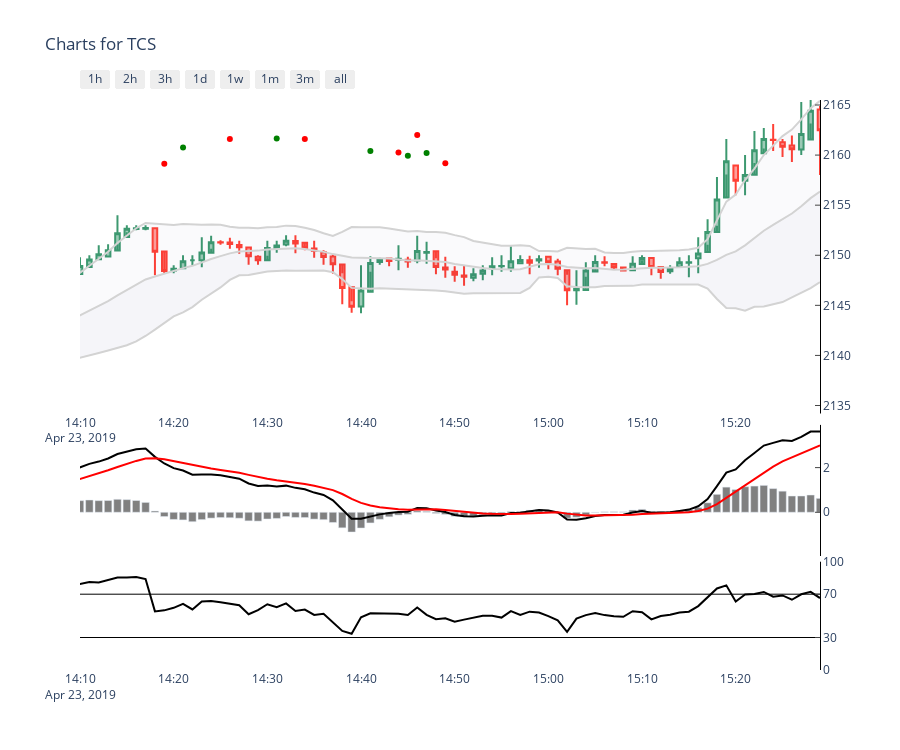

Notebook source saved alongside this figure:
### Code cell
from lib.charting_lib import *
cache_type = 'backtest_web'
chart_type ='haikin'

symbol='TCS'+'1'
my_cache = cache_state(cache_type)

#######  Hack for freq  ############
my_cache.setValue('TCS','freq','1T')
#####################################
dfohlc = my_cache.getOHLC(symbol)
#print(dfohlc.tail())
#trade_df = pd.read_json(redis_conn.get(symbol+cache_type+'Trade'), orient='columns')
#render_charts(dfohlc, trade_df, symbol, chart_type)

#web_cache.set(symbol+cache_type+'Trade', tmp_df1.to_json(orient='columns'))
#trade_df = pd.read_json(redis_conn.get(hash_key+cache_type+'Trade'), orient='columns')


freedom_chart(symbol, 'backtest_web')

### Figure 1 — Plotly figure (JSON) as saved in the notebook; plotly's stock layout.template omitted (floating-point values rounded to 4 significant figures; data arrays with more than 128 entries replaced by an {"elided": "..."} marker saying what was removed)
{"data": [{"close": {"elided": "375 float values"}, "high": {"elided": "375 float values"}, "low": {"elided": "375 float values"}, "name": "Candlestick", "open": {"elided": "375 float values"}, "showlegend": false, "type": "candlestick", "x": {"elided": "375 str values"}, "xaxis": "x", "yaxis": "y"}, {"fill": "none", "fillcolor": "rgba(0,40,100,0.02)", "line": {"color": "lightgrey"}, "mode": "lines", "name": "Top", "showlegend": false, "type": "scatter", "x": {"elided": "375 str values"}, "xaxis": "x", "y": {"elided": "375 float values"}, "yaxis": "y"}, {"fill": "tonexty", "fillcolor": "rgba(0,40,100,0.02)", "line": {"color": "lightgrey"}, "mode": "lines", "name": "Bottom", "showlegend": false, "type": "scatter", "x": {"elided": "375 str values"}, "xaxis": "x", "y": {"elided": "375 float values"}, "yaxis": "y"}, {"fill": "tonexty", "fillcolor": "rgba(0,40,100,0.02)", "line": {"color": "lightgrey"}, "mode": "lines", "name": "Middle", "showlegend": false, "type": "scatter", "x": {"elided": "375 str values"}, "xaxis": "x", "y": {"elided": "375 float values"}, "yaxis": "y"}, {"fill": "none", "fillcolor": "rgba(0,40,100,0.02)", "line": {"color": "black"}, "mode": "lines", "name": "MACD", "showlegend": false, "type": "scatter", "x": {"elided": "375 str values"}, "xaxis": "x2", "y": {"elided": "375 float values"}, "yaxis": "y2"}, {"fill": "none", "fillcolor": "rgba(0,40,100,0.02)", "line": {"color": "red"}, "mode": "lines", "name": "MACD Signal", "showlegend": false, "type": "scatter", "x": {"elided": "375 str values"}, "xaxis": "x2", "y": {"elided": "375 float values"}, "yaxis": "y2"}, {"marker": {"color": "grey"}, "name": "MACD Histogram", "showlegend": false, "type": "bar", "x": {"elided": "375 str values"}, "xaxis": "x2", "y": {"elided": "375 float values"}, "yaxis": "y2"}, {"fill": "none", "fillcolor": "rgba(0,40,100,0.02)", "line": {"color": "black"}, "mode": "lines", "name": "RSI", "showlegend": false, "type": "scatter", "x": {"elided": "375 str values"}, "xaxis": "x3", "y": {"elided": "375 float values"}, "yaxis": "y3"}, {"hovertext": {"elided": "375 float values"}, "marker": {"color": "green"}, "mode": "markers", "showlegend": false, "type": "scatter", "x": {"elided": "375 str values"}, "xaxis": "x", "y": {"elided": "375 float values"}, "yaxis": "y"}, {"hovertext": {"elided": "375 float values"}, "marker": {"color": "red"}, "mode": "markers", "showlegend": false, "type": "scatter", "x": {"elided": "375 str values"}, "xaxis": "x", "y": {"elided": "375 float values"}, "yaxis": "y"}], "layout": {"height": 750, "plot_bgcolor": "rgba(0,0,0,0)", "title": {"text": "Charts for TCS"}, "xaxis": {"constrain": "domain", "range": ["2019-04-23T14:10:00", "2019-04-23T15:29:00"], "rangebreaks": [{"bounds": [16, 9], "pattern": "hour"}, {"bounds": ["sat", "mon"]}], "rangeselector": {"buttons": [{"count": 1, "label": "1h", "step": "hour", "stepmode": "backward"}, {"count": 2, "label": "2h", "step": "hour", "stepmode": "backward"}, {"count": 3, "label": "3h", "step": "hour", "stepmode": "backward"}, {"count": 7, "label": "1d", "step": "hour", "stepmode": "backward"}, {"count": 7, "label": "1w", "step": "day", "stepmode": "backward"}, {"count": 1, "label": "1m", "step": "month", "stepmode": "backward"}, {"count": 3, "label": "3m", "step": "month", "stepmode": "backward"}, {"step": "all"}]}, "rangeslider": {"visible": false}, "side": "bottom"}, "xaxis2": {"anchor": "y2", "domain": [0, 1], "matches": "x", "rangebreaks": [{"bounds": [16, 9], "pattern": "hour"}, {"bounds": ["sat", "mon"]}], "showticklabels": false}, "xaxis3": {"anchor": "y3", "domain": [0, 1], "matches": "x", "rangebreaks": [{"bounds": [16, 9], "pattern": "hour"}, {"bounds": ["sat", "mon"]}], "showticklabels": true}, "yaxis": {"anchor": "x", "domain": [0.45, 1], "linecolor": "black", "range": [2134.0, 2166.0], "side": "right", "ticks": "inside"}, "yaxis2": {"anchor": "x2", "domain": [0.2, 0.43], "linecolor": "black", "side": "right", "ticks": "inside"}, "yaxis3": {"anchor": "x3", "domain": [0, 0.19], "gridcolor": "black", "linecolor": "black", "range": [0, 100], "showgrid": true, "side": "right", "ticks": "inside", "tickvals": [0, 30, 70, 100]}}}
